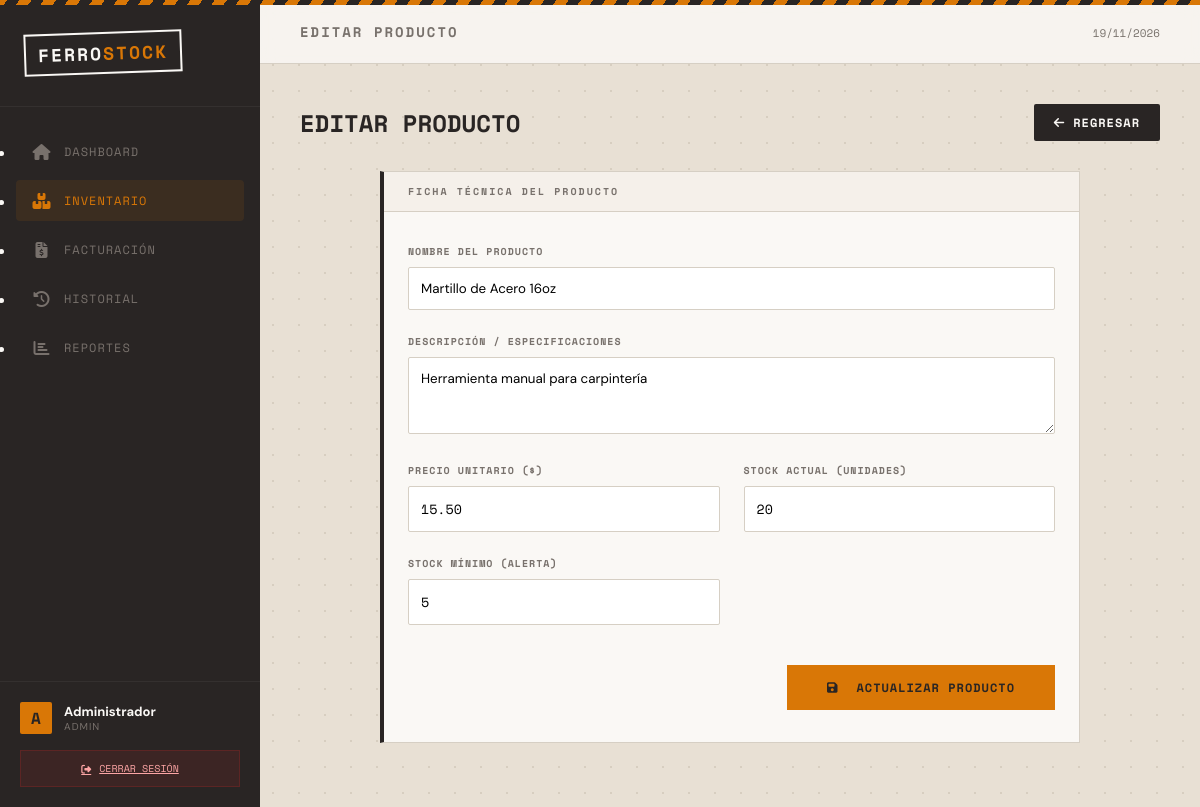
The page /index.php?route=inventory/edit&id=1 (signed in) on the database its author committed.
### tables this page shows
CREATE TABLE productos (
    id INT AUTO_INCREMENT PRIMARY KEY,
    nombre VARCHAR(150) NOT NULL,
    descripcion TEXT,
    precio DECIMAL(10, 2) NOT NULL,
    stock INT NOT NULL DEFAULT 0,
    stock_minimo INT NOT NULL DEFAULT 5,
    estado ENUM('disponible', 'bajo_stock', 'agotado') AS (
        CASE 
            WHEN stock <= 0 THEN 'agotado'
            WHEN stock <= stock_minimo THEN 'bajo_stock'
            ELSE 'disponible'
        END
    ) STORED,
    created_at TIMESTAMP DEFAULT CURRENT_TIMESTAMP,
    updated_at TIMESTAMP DEFAULT CURRENT_TIMESTAMP ON UPDATE CURRENT_TIMESTAMP
);

### app/controllers/ProductoController.php (called while the page is built, shortened)
<?php
require_once APP_PATH . 'models' . DIRECTORY_SEPARATOR . 'Producto.php';
class ProductoController extends Controller {
    public function edit() {
        $id = $_GET['id'] ?? null;
        $model = new Producto();
        $producto = $model->getById($id);
        $this->renderView('inventory/form', [
            'producto' => $producto,
            'title' => 'Editar Producto — FerroStock'
        ]);
    }
}

### index.php (called while the page is built, shortened)
<?php
require_once ROOT_PATH . "routes" . DIRECTORY_SEPARATOR . "web.php";

### app/models/Model.php (called while the page is built, shortened)
<?php
require_once dirname(__DIR__, 2) . DIRECTORY_SEPARATOR . 'config' . DIRECTORY_SEPARATOR . 'database.php';
class Model {
    protected $conn;
    public function __construct() {
        $this->db = new Database();
        $this->conn = $this->db->connect();
    }
    protected function query($sql, $params = [], $types = "") {
        $stmt = $this->conn->prepare($sql);
        if ($params) {
            $stmt->bind_param($types, ...$params);
        }
        $stmt->execute();
        return $stmt->get_result();
    }
}

### config/database.php (called while the page is built, shortened)
<?php
class Database {
    private $host = "localhost";
    private $db_name = "sisinventario";
    private $username = "root";
    private $password = "";
    public function connect() {
        $this->conn = null;
        try {
            $this->conn = new mysqli($this->host, $this->username, $this->password, $this->db_name);
            $this->conn->set_charset("utf8");
        } catch (Exception $e) {
            error_log($e->getMessage());
            die("Error de conexión a la base de datos. Verifique su configuración.");
        }
        return $this->conn;
    }
}

### app/models/Producto.php (called while the page is built, shortened)
<?php
require_once __DIR__ . DIRECTORY_SEPARATOR . 'Model.php';
class Producto extends Model {
    public function getById($id) {
        $sql = "SELECT * FROM productos WHERE id = ?";
        return $this->query($sql, [$id], "i")->fetch_assoc();
    }
}

### app/views/inventory/form.php (the view)
<?php
$isEdit = isset($producto);
$title = $isEdit ? 'Editar Producto' : 'Añadir Producto';
$action = $isEdit ? 'index.php?route=inventory/edit&id=' . $producto['id'] : 'index.php?route=inventory/create';
?>
<div class="section-header">
    <h1 style="font-family: var(--font-mono); font-size: 24px; font-weight: 700; text-transform: uppercase;">
        <?= $title ?>
    </h1>
    <a href="index.php?route=inventory" class="btn btn-secondary">
        <i class="fas fa-arrow-left"></i> Regresar
    </a>
</div>
<div style="max-width: 700px; margin: 0 auto;">
    <div class="card" style="padding: 0;">
        <div style="font-family: var(--font-mono); font-size: 10px; font-weight: 700; letter-spacing: 2px; text-transform: uppercase; color: var(--text-muted); padding: 12px 24px; border-bottom: 1px solid var(--border-color); background: #f5f0ea;">
            FICHA TÉCNICA DEL PRODUCTO
        </div>
        <form action="<?= $action ?>" method="POST" style="padding: 32px 24px;">
            <div style="display: grid; grid-template-columns: 1fr 1fr; gap: 24px;">
                <div style="grid-column: span 2;">
                    <label style="display: block; font-family: var(--font-mono); font-size: 10px; font-weight: 700; text-transform: uppercase; letter-spacing: 1px; color: var(--text-muted); margin-bottom: 8px;">
                        Nombre del Producto
                    </label>
                    <input type="text" name="nombre" value="<?= $producto['nombre'] ?? '' ?>" required
                        style="width: 100%; padding: 12px; border: 1.5px solid var(--border-color); border-radius: 2px; font-family: var(--font-main); outline: none;">
                </div>
                <div style="grid-column: span 2;">
                    <label style="display: block; font-family: var(--font-mono); font-size: 10px; font-weight: 700; text-transform: uppercase; letter-spacing: 1px; color: var(--text-muted); margin-bottom: 8px;">
                        Descripción / Especificaciones
                    </label>
                    <textarea name="descripcion" rows="3"
                        style="width: 100%; padding: 12px; border: 1.5px solid var(--border-color); border-radius: 2px; font-family: var(--font-main); outline: none; resize: vertical;"><?= $producto['descripcion'] ?? '' ?></textarea>
                </div>
                <div>
                    <label style="display: block; font-family: var(--font-mono); font-size: 10px; font-weight: 700; text-transform: uppercase; letter-spacing: 1px; color: var(--text-muted); margin-bottom: 8px;">
                        Precio Unitario ($)
                    </label>
                    <input type="number" step="0.01" name="precio" value="<?= $producto['precio'] ?? '' ?>" required
                        style="width: 100%; padding: 12px; border: 1.5px solid var(--border-color); border-radius: 2px; font-family: var(--font-mono); outline: none;">
                </div>
                <div>
                    <label style="display: block; font-family: var(--font-mono); font-size: 10px; font-weight: 700; text-transform: uppercase; letter-spacing: 1px; color: var(--text-muted); margin-bottom: 8px;">
                        Stock Actual (Unidades)
                    </label>
                    <input type="number" name="stock" value="<?= $producto['stock'] ?? '' ?>" required
                        style="width: 100%; padding: 12px; border: 1.5px solid var(--border-color); border-radius: 2px; font-family: var(--font-mono); outline: none;">
                </div>
                <div>
                    <label style="display: block; font-family: var(--font-mono); font-size: 10px; font-weight: 700; text-transform: uppercase; letter-spacing: 1px; color: var(--text-muted); margin-bottom: 8px;">
                        Stock Mínimo (Alerta)
                    </label>
                    <input type="number" name="stock_minimo" value="<?= $producto['stock_minimo'] ?? '5' ?>" required
                        style="width: 100%; padding: 12px; border: 1.5px solid var(--border-color); border-radius: 2px; font-family: var(--font-mono); outline: none;">
                </div>
            </div>
            <div style="margin-top: 40px; display: flex; justify-content: flex-end;">
                <button type="submit" class="btn btn-primary" style="padding: 14px 40px; border-radius: 0;">
                    <i class="fas fa-save" style="margin-right: 10px;"></i>
                    <?= $isEdit ? 'Actualizar Producto' : 'Registrar Producto' ?>
                </button>
            </div>
        </form>
    </div>
</div>

### app/views/layouts/main.php (style rules this page uses)
*, *::before, *::after { box-sizing: border-box; margin: 0; padding: 0; }
:root { --bg-body: #e8e0d4; --bg-sidebar: #292524; --accent: #d97706; --accent-hover: #b45309; --text-dark: #292524; --text-light: #faf8f5; --text-muted: #78716c; --border-color: #d6cfc4; --font-main: 'DM Sans', sans-serif; --font-mono: 'Space Mono', monospace; }
body { font-family: var(--font-main); background: var(--bg-body); color: var(--text-dark); min-height: 100vh; display: flex; overflow-x: hidden; }
body::before { content: ''; position: fixed; inset: 0; background-image: radial-gradient(circle, #c4b9a8 1.2px, transparent 1.2px); background-size: 26px 26px; opacity: .45; pointer-events: none; z-index: 0; }
.card { background: var(--text-light); border: 1px solid var(--border-color); border-left: 4px solid var(--bg-sidebar); padding: 24px; margin-bottom: 24px; position: relative; }
.section-header { display: flex; justify-content: space-between; align-items: center; margin-bottom: 30px; }
.btn { display: inline-flex; align-items: center; gap: 8px; padding: 10px 20px; font-family: var(--font-mono); font-size: 12px; font-weight: 700; text-transform: uppercase; letter-spacing: 1px; cursor: pointer; transition: all .2s; border-radius: 2px; border: none; text-decoration: none; }
.btn-primary { background: var(--accent); color: var(--bg-sidebar); }
.btn-secondary { background: var(--bg-sidebar); color: var(--text-light); }

### rows shown on the page
productos: nombre "Martillo de Acero 16oz", descripcion "Herramienta manual para carpintería", precio "15.50", stock "20", stock_minimo "5"

### other values the page prints
substr($_SESSION['user']['nombre'], 0, 1) "A"
$_SESSION['user']['nombre'] "Administrador"
$_SESSION['user']['role'] "ADMIN"
$title "EDITAR PRODUCTO"
